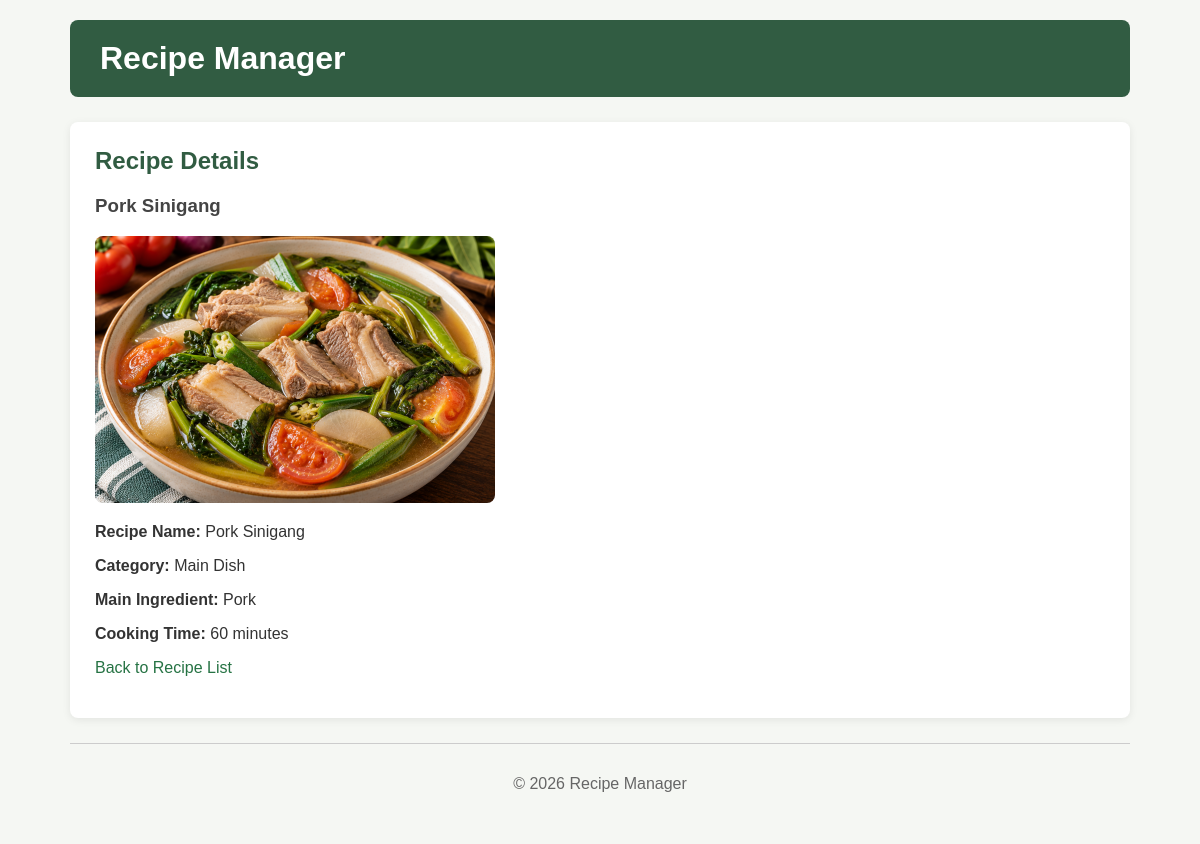
The app's page /recipe_details.php?recipeID=4 with its own data.
### tables this page shows
CREATE TABLE `recipes` (
  `recipeID` int(11) NOT NULL,
  `recipeName` varchar(100) NOT NULL,
  `category` varchar(50) NOT NULL,
  `mainIngredient` varchar(100) NOT NULL,
  `cookingTime` int(11) NOT NULL,
  `recipeImage` varchar(255) DEFAULT NULL
);

### recipe_details.php (the view, shortened to what this page needs)
<?php
require('database.php');
$recipeID = filter_input(INPUT_GET, 'recipeID', FILTER_VALIDATE_INT);
$query = 'SELECT * FROM recipes
          WHERE recipeID = :recipeID';
$statement = $db->prepare($query);
$statement->bindValue(':recipeID', $recipeID);
$statement->execute();
$recipe = $statement->fetch();
$image_name = $recipe['recipeImage'];
$image_name = str_replace('_100.', '_400.', $image_name);
?>
<!DOCTYPE html>
<html>
<head>
    <link rel="stylesheet" href="css/recipe.css">
</head>
<body>
    <header>
        <h1>Recipe Manager</h1>
    </header>
    <main>
        <h2>Recipe Details</h2>
        <h3>
            <?php echo htmlspecialchars($recipe['recipeName']); ?>
        </h3>
        <p>
            <img src="images/<?php echo htmlspecialchars($image_name); ?>"
                 alt="<?php echo htmlspecialchars($recipe['recipeName']); ?>">
        </p>
        <p>
            <strong>Recipe Name:</strong>
            <?php echo htmlspecialchars($recipe['recipeName']); ?>
        </p>
        <p>
            <strong>Category:</strong>
            <?php echo htmlspecialchars($recipe['category']); ?>
        </p>
        <p>
            <strong>Main Ingredient:</strong>
            <?php echo htmlspecialchars($recipe['mainIngredient']); ?>
        </p>
        <p>
            <strong>Cooking Time:</strong>
            <?php echo htmlspecialchars($recipe['cookingTime']); ?> minutes
        </p>
        <p>
            <a href="index.php">Back to Recipe List</a>
        </p>
    </main>
    <footer>
        <p>&copy; 2026 Recipe Manager</p>
    </footer>
</body>
</html>

### css/recipe.css (style rules this page uses)
* { box-sizing: border-box; }
body { font-family: Arial, Helvetica, sans-serif; max-width: 1100px; margin: 0 auto; padding: 20px; background-color: #f5f7f3; color: #333333; }
header { background-color: #315c42; color: white; padding: 20px 30px; border-radius: 8px; margin-bottom: 25px; }
h1 { color: white; margin: 0; }
main { background-color: white; padding: 25px; border-radius: 8px; box-shadow: 0 2px 8px rgba(0, 0, 0, 0.08); }
h2 { color: #315c42; margin-top: 0; }
h3 { color: #444444; }
main p img { max-width: 400px; width: 100%; height: auto; border-radius: 8px; }
a { color: #267344; text-decoration: none; }
footer { text-align: center; color: #666666; border-top: 1px solid #cccccc; margin-top: 25px; padding: 15px; }

### records on screen
recipes: recipeName "Pork Sinigang", category "Main Dish", mainIngredient "Pork", cookingTime "60"
